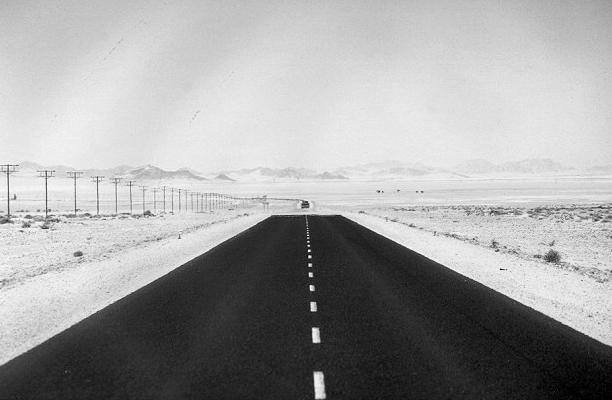
//> input picture Images/road.jpg, 612 x 400 px
$ ./houghCircles   (built with g++ and OpenCV 4)
//> lines starting //> are read from the running program, lines starting //| are printed output that depends on the picture; after the words box and inside, x2 and y2 are one past the last pixel; in counts of white or black regions, pixels touching at a corner belong together
#include <iostream>
#include <opencv2/opencv.hpp>

using namespace std;
using namespace cv;

vector<Vec3f> houghCircles(Mat src, int min, int max, int T)
{
	int size[] = {max - min + 1, src.rows, src.cols};
	Mat acc = Mat::zeros(3, size, CV_8U);

	for (int i = 0; i < src.rows; i++)
	{
		for (int j = 0; j < src.cols; j++)
		{
			if (src.at<uchar>(i, j) > 250)
			{
				for (int r = min; r <= max; r++)
				{
					for (int t = 0; t < 360; t++)
					{
						double A = abs(i - r * cos(t * M_PI / 180));
						double B = abs(j - r * sin(t * M_PI / 180));

						acc.at<uchar>(r - min, A, B)++;
					}
				}
			}
		}
	}

	vector<Vec3f> circles;

	for (int x = 0; x < size[0]; x++)
	{
		for (int y = 0; y < size[1]; y++)
		{
			for (int z = 0; z < size[2]; z++)
			{
				if (acc.at<uchar>(x, y, z) > T)
					circles.push_back(Vec3f(x + min, y, z));
			}
		}
	}

	return circles;
}

int main()
{
	Mat src = imread("./Immagini/road.jpg", 0);
//> src is the input picture: 400 rows x 612 cols, CV_8UC1; min 0, max 255, mean 160.9
	Mat srcColor = imread("./Immagini/road.jpg");

	blur(src, src, Size(7, 7));
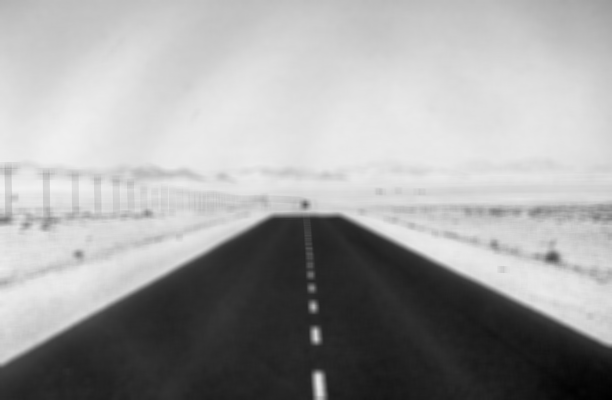
//> src: 400 rows x 612 cols, CV_8UC1; min 1, max 242, mean 160.9
	Canny(src, src, 50, 150, 3);
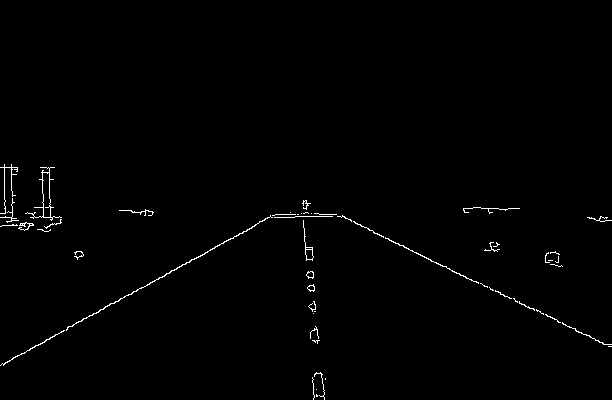
//> src: 400 rows x 612 cols, CV_8UC1; 0.81% white in thin lines or dots, all inside (x1, y1, x2, y2) = (0, 164, 612, 400)

	vector<Vec3f> circles = houghCircles(src, 4, 10, 80);
//> after the loop in houghCircles, `for (int x = 0; x < size[0]; x++)`: circles = 5340 items, first 12: [4, 163, 0], [4, 163, 1], [4, 163, 2], [4, 163, 3], [4, 163, 4], [4, 163, 5], [4, 163, 6], [4, 163, 7], [4, 163, 8], [4, 163, 9], [4, 163, 10], [4, 163, 11]

	for (int i = 0; i < circles.size(); i++)
	{
		Point center(cvRound(circles[i][2]), cvRound(circles[i][1]));
		int rad = cvRound(circles[i][0]);

		circle(srcColor, center, rad, Scalar(0, 0, 255), 1, 8, 0);
	}
//> this loop made 5340 passes
//> center on passes 1 to 3: Point(0, 163), Point(1, 163), Point(2, 163)
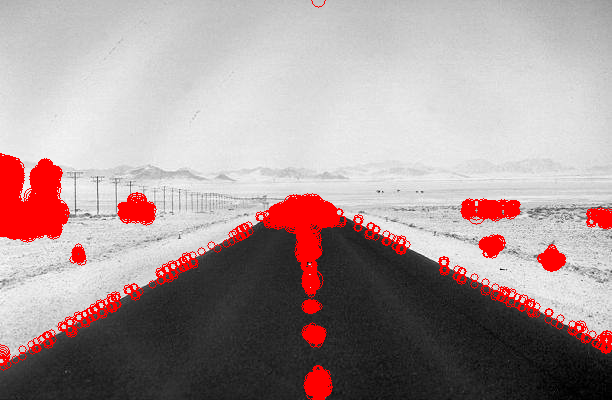
//> srcColor: 400 rows x 612 cols, CV_8UC3; 6.95% of pixels changed, all inside (x1, y1, x2, y2) = (0, 0, 612, 400)

	imshow("Hough Circles", srcColor);
	waitKey(0);
}
